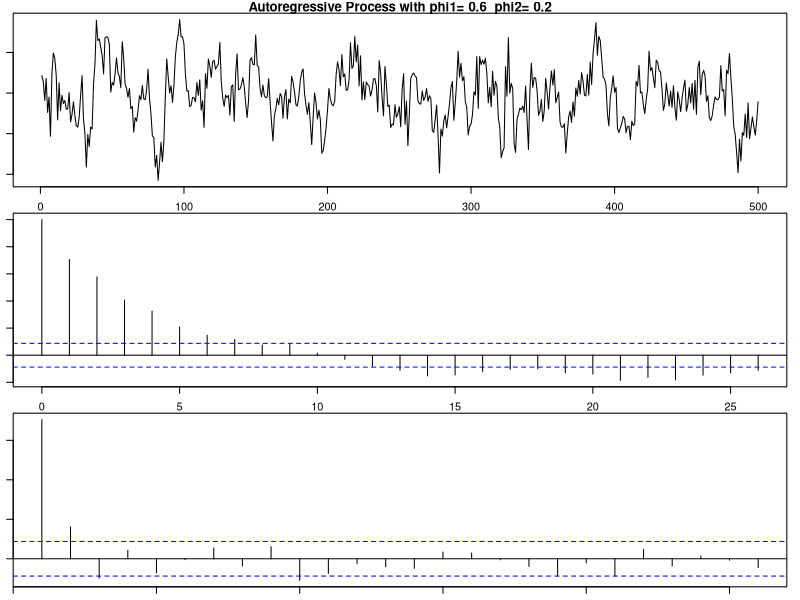

Write the R code that produced this figure.
rm( list=ls( all = TRUE ) )
par(mfrow=c(3,1))
phi.1 = .6;
phi.2 = .2; 
data.ts = arima.sim(n = 500, list(ar = c(phi.1, phi.2)));
par(mar=c(1,1,1,1))
plot(data.ts, main=
       paste("Autoregressive Process with phi1=",phi.1," phi2=",phi.2) );
acf(data.ts, main="Autocorrelation Function");
acf(data.ts, type="partial", main="Partial Autocorrelation Function");

